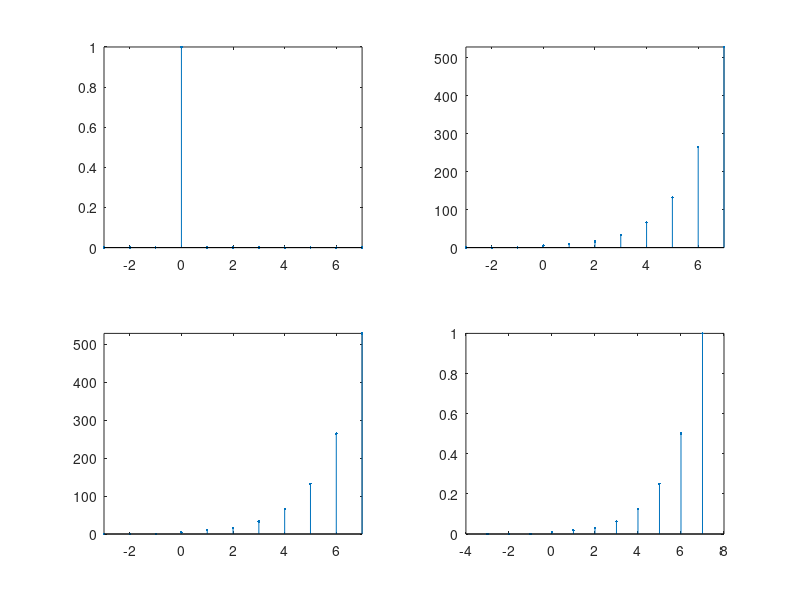

Recreate this plot in MATLAB.
clc;
clear all;
close all;

n = -3:1:7;
index = find(n==0);
x = zeros(1,length(n));
x(index) = 1;
subplot(2,2,1);
stem(n,x,'.');
axis tight;

b = [5 0 -4 1]; %Coeffecients of x
a = [1 -2]; %Coeffecients of y
y = filter(b,a,x);
subplot(2,2,2);
stem(n,y,'.');
axis tight
%1y(n)-2y(n-1)=5x(n)-4x(n-2)+x(n-3)

%Without filter function
y1 = zeros(1,length(n));
for i = 1:length(n)
    if(n(i)<0)
        y1(i) = 0;
    end
    if(n(i)>=0)
        y1(i) = 2*y1(i-1)+5*x(i)-4*x(i-2)+x(i-3);
        y1(i) = abs(y1(i));
    end
end

subplot(2,2,3)
stem(n,y1,'.')
axis tight

#... Normalization
maxValue = max(y1)
normalized = y1/maxValue;
subplot(2,2,4);
stem(n,normalized,'.')
